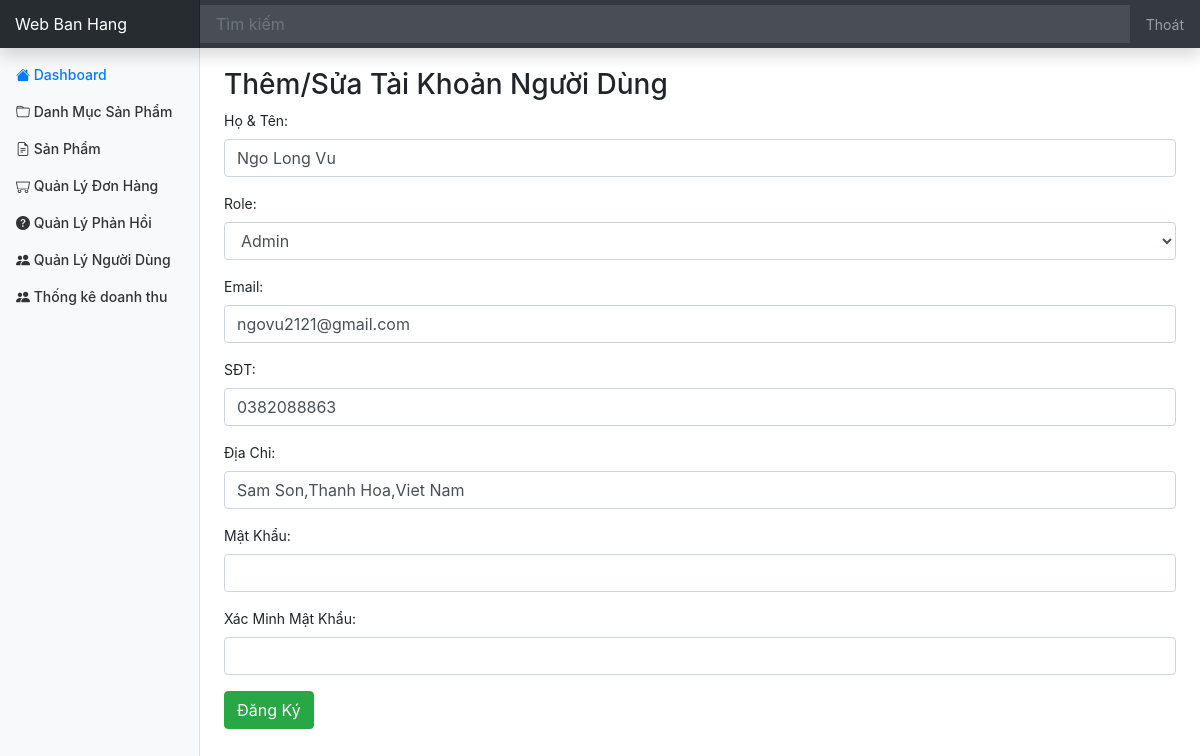
/admin/user/editor.php?id=1 (signed in), run on the app's committed database.
### tables this page shows
CREATE TABLE `user` (
  `id` int(11) NOT NULL,
  `fullname` varchar(50) DEFAULT NULL,
  `email` varchar(150) DEFAULT NULL,
  `phone_number` varchar(20) DEFAULT NULL,
  `address` varchar(200) DEFAULT NULL,
  `password` varchar(32) DEFAULT NULL,
  `role_id` int(11) DEFAULT NULL,
  `created_at` datetime DEFAULT NULL,
  `updated_at` datetime DEFAULT NULL,
  `deleted` int(11) DEFAULT NULL
);

### database/dbhelper.php (called while the page is built, shortened)
<?php
function executeResult($sql, $isSingle = false) {
	$data = null;
	$conn = mysqli_connect(HOST, USERNAME, PASSWORD, DATABASE);
	mysqli_set_charset($conn, 'utf8');
	$resultset = mysqli_query($conn, $sql);
	if($isSingle) {
		$data = mysqli_fetch_array($resultset, 1);
	} else {
		$data = [];
		while(($row = mysqli_fetch_array($resultset, 1)) != null) {
			$data[] = $row;
		}
	}
	return $data;
}

### utils/utility.php (called while the page is built, shortened)
<?php
function fixSqlInject($sql) {
	$sql = str_replace('\\', '\\\\', $sql);
	$sql = str_replace('\'', '\\\'', $sql);
	return $sql;
}
function getGet($key) {
	$value = '';
	if(isset($_GET[$key])) {
		$value = $_GET[$key];
		$value = fixSqlInject($value);
	}
	return trim($value);
}

### admin/user/editor.php (the view, shortened to what this page needs)
<?php
	require_once('../layouts/header.php');
	require_once('form_save.php');
	$id = getGet('id');
	if($id != '' && $id > 0) {
		$sql = "select * from User where id = '$id'";
		$userItem = executeResult($sql, true);
		if($userItem != null) {
			$fullname = $userItem['fullname'];
			$email = $userItem['email'];
			$phone_number = $userItem['phone_number'];
			$address = $userItem['address'];
			$role_id = $userItem['role_id'];
		} else {
			$id = 0;
		}
	} else {
		$id = 0;
	}
	$sql = "select * from Role";
	$roleItems = executeResult($sql);
?>
<div class="row" style="margin-top: 20px;">
	<div class="col-md-12 table-responsive">
		<h3>Thêm/Sửa Tài Khoản Người Dùng</h3>
		<div class="panel panel-primary">
			<div class="panel-body">
				<form method="post" onsubmit="return validateForm();">
					<div class="form-group">
					  <label for="usr">Họ & Tên:</label>
					  <input required="true" type="text" class="form-control" id="usr" name="fullname" value="<?=$fullname?>">
					</div>
					<div class="form-group">
					  <label for="usr">Role:</label>
					  <select class="form-control" name="role_id" id="role_id" required="true">
					  	<?php
					  		foreach($roleItems as $role) {
					  			if($role['id'] == $role_id) {
					  				echo '<option selected value="'.$role['id'].'">'.$role['name'].'</option>';
					  			} else {
					  				echo '<option value="'.$role['id'].'">'.$role['name'].'</option>';
					  			}
					  		}
					  	?>
					  </select>
					</div>
					<div class="form-group">
					  <label for="email">Email:</label>
					  <input required="true" type="email" class="form-control" id="email" name="email" value="<?=$email?>">
					</div>
					<div class="form-group">
					  <label for="phone_number">SĐT:</label>
					  <input required="true" type="tel" class="form-control" id="phone_number" name="phone_number" value="<?=$phone_number?>">
					</div>
					<div class="form-group">
					  <label for="address">Địa Chỉ:</label>
					  <input required="true" type="text" class="form-control" id="address" name="address" value="<?=$address?>">
					</div>
					<div class="form-group">
					  <label for="pwd">Mật Khẩu:</label>
					  <input <?=($id > 0?'':'required="true"')?> type="password" class="form-control" id="pwd" name="password" minlength="6">
					</div>
					<div class="form-group">
					  <label for="confirmation_pwd">Xác Minh Mật Khẩu:</label>
					  <input <?=($id > 0?'':'required="true"')?> type="password" class="form-control" id="confirmation_pwd" minlength="6">
					</div>
					<button class="btn btn-success">Đăng Ký</button>
				</form>
			</div>
		</div>
	</div>
</div>
<?php
	require_once('../layouts/footer.php');
?>

### assets/css/dashboard.css (style rules this page uses)
body { font-size: .875rem; }

### data on the page
user: fullname "Ngo Long Vu", email "ngovu2121@gmail.com", phone_number "0382088863", address "Sam Son,Thanh Hoa,Viet Nam"

### other printed values
form field role_id "Admin"
